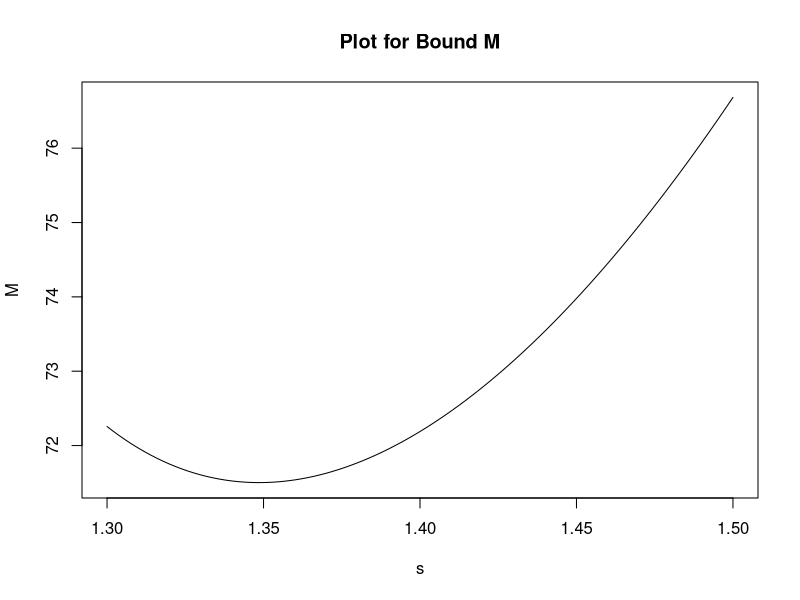
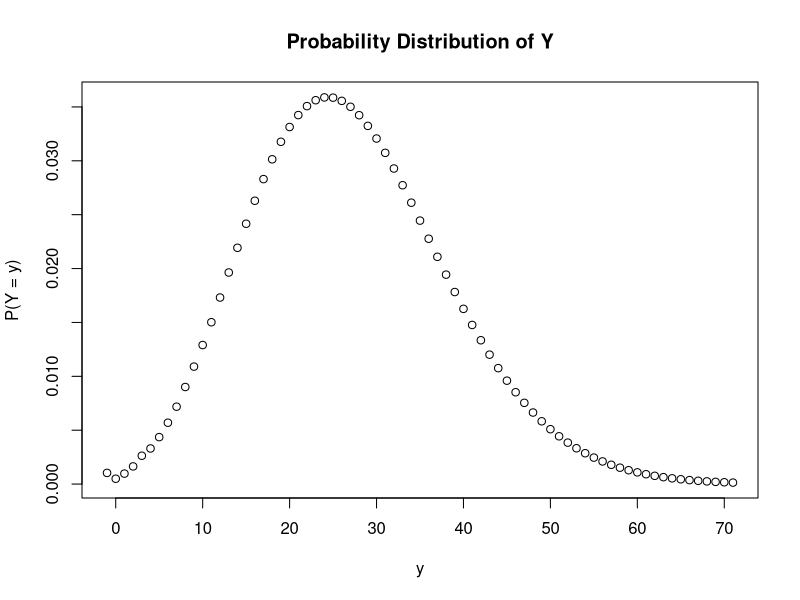

The R script that drew these images, in order:
#fast fourier transform

lambda = 7
epsilon = 10E-5
# PDF for X
p <- function(x) {
  p <- 0
  if (x >= 0 & x <=6){
    p <- (4-abs(3-x))/16
  }
  return(p)}
# PGF for X
phi <- function(s) {
  phi = 0
  for (x in 0:6) {
    phi <- phi + p(x) * s^x
  }
  return(phi)}
# function for M
M <- function(s) {
  (-log(epsilon) - lambda*(1-phi(s)))/log(s)
}
# fit a curve for M and look for the minimum, which turns out to be around 71.5
curve(M, from=1.3, to=1.5, xname="s", ylab="M", main = "Plot for Bound M")
M = round(optimize(M, interval=c(1, 2))$objective)

# Fast Fourier Transformation with Bound M
x=c(0:M-1)
px <- sapply(x, p)
pjhat <- fft(px)
gj <- exp(-lambda * (1-pjhat))
py <- Re(fft(gj, inv=T)/M)

# Plot the Distribution of Y
plot(x, py, main = "Probability Distribution of Y", xlab = "y", ylab = "P(Y = y)")